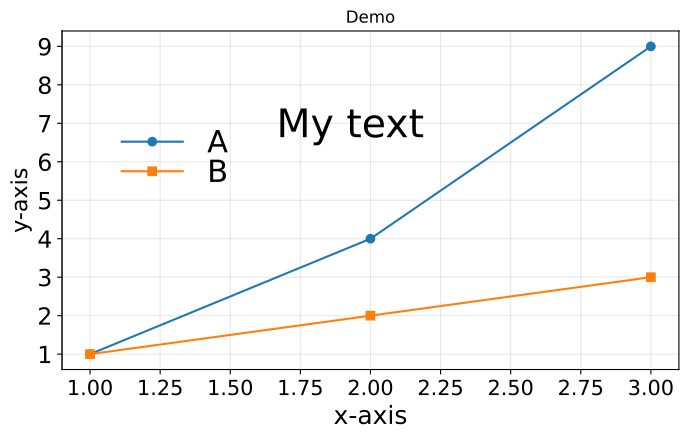

This figure's Python source:
from __future__ import annotations

from pathlib import Path

EXAMPLES_DIR = Path(__file__).resolve().parent

import matplotlib.pyplot as plt

from mpl_visual_editor import style_figure

STYLE_MODE = "edit"  # "edit": open GUI; "apply": apply saved patch; "off": raw plot.


def main() -> None:
    fig, ax = plt.subplots(figsize=(7, 4.5))
    ax.plot([1, 2, 3], [1, 4, 9], marker="o", label="A")
    ax.plot([1, 2, 3], [1, 2, 3], marker="s", label="B")
    ax.set_xlabel("x")
    ax.set_ylabel("y")
    ax.set_title("Demo")
    ax.legend()
    ax.grid(True, alpha=0.3)

    style_figure(
        fig,
        mode=STYLE_MODE,
        name="demo_line",
        source_path=__file__,
        style_dir=EXAMPLES_DIR / "styles",
    )


if __name__ == "__main__":
    main()
